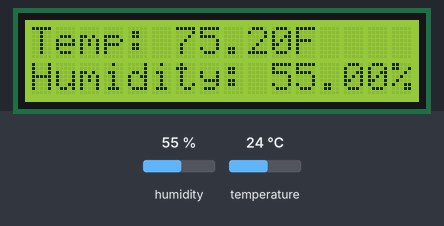
Bench run of a sketch on a simulated Arduino Uno, built with avr-gcc and run on an emulated ATmega328P. On the bench: 16×2 character LCD. Wiring (inferred from the names in the program): DHT11 sensor: data A0. Inputs (shaded band) come from the test bench; at power-on: humidity 55 %, temperature 24 °C.

Above: at 1.2 s.
1.3 s: humidity set to 22 %
At 2.5 s:
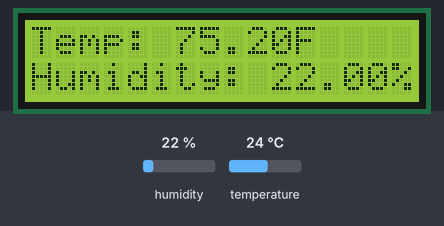
4.0 s: temperature set to 12 °C
At 5.0 s:
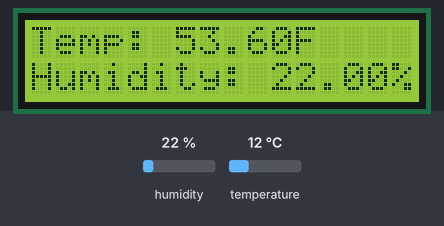
6.7 s: humidity set to 40 %
At 8.9 s:
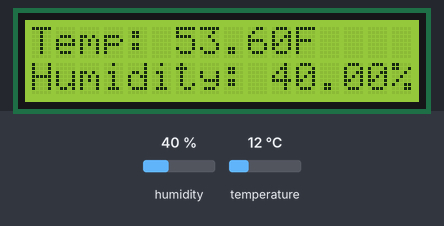
9.7 s: temperature set to 19 °C
At 11.5 s:
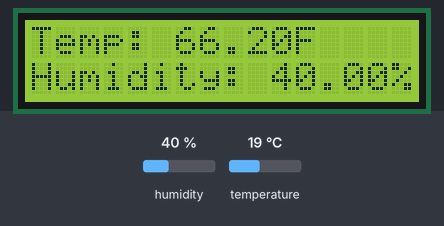
Timing chart, 0 to 13.0 s (numbered marks = the images above; inputs shaded):
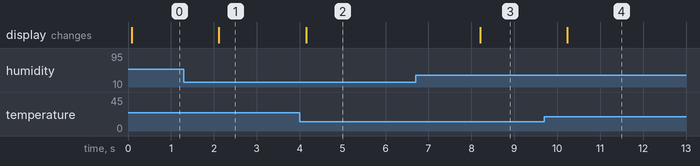

Measured:
- after the input at 1.3 s, the display: changes after 0.82 s (image 1)
- after the input at 4.0 s, the display: changes after 0.15 s (image 2)
- after the input at 6.7 s, the display: changes after 1.5 s (image 3)
- after the input at 9.7 s, the display: changes after 0.53 s (image 4)

The sketch:

temperature-humidity.ino
```cpp
#include <dht.h>
#include <LiquidCrystal.h>

#define dht_pin A0

dht DHT;
float tempF = 0;
const int RS = 12, EN = 11, D4 = 5, D5 = 4, D6 = 3, D7 = 2;
LiquidCrystal lcd(RS,EN,D4,D5,D6,D7);

void setup()
{
  lcd.begin(16,2);
}


void loop()
{
  DHT.read11(dht_pin);
  tempF = DHT.temperature * 1.8 + 32;
  lcd.setCursor(0,0);
  lcd.print("Temp: ");
  lcd.print(tempF);
  lcd.print("F");
  lcd.setCursor(0,1);
  lcd.print("Humidity: ");
  lcd.print(DHT.humidity);
  lcd.print("%");

  delay(2000); //Reduce Time for Quick Reply
}
```
